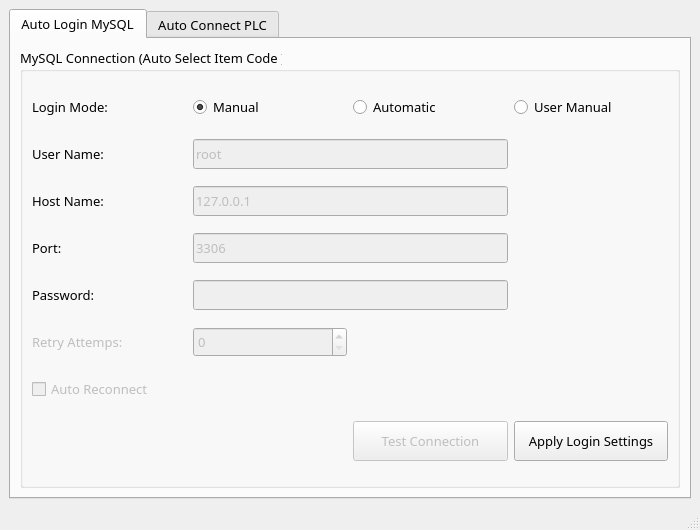
<?xml version="1.0" encoding="UTF-8"?>
<ui version="4.0">
 <class>MainWindow</class>
 <widget class="QMainWindow" name="MainWindow">
  <property name="geometry">
   <rect>
    <x>0</x>
    <y>0</y>
    <width>700</width>
    <height>530</height>
   </rect>
  </property>
  <property name="windowTitle">
   <string>Auto Initialization</string>
  </property>
  <property name="windowIcon">
   <iconset>
    <normaloff>../module_3/assert/icon/operation.png</normaloff>../module_3/assert/icon/operation.png</iconset>
  </property>
  <widget class="QWidget" name="centralwidget">
   <layout class="QGridLayout" name="gridLayout">
    <item row="0" column="0">
     <widget class="QTabWidget" name="tabWidget">
      <property name="font">
       <font>
        <family>Microsoft Tai Le</family>
        <pointsize>10</pointsize>
       </font>
      </property>
      <property name="tabPosition">
       <enum>QTabWidget::North</enum>
      </property>
      <property name="tabShape">
       <enum>QTabWidget::Rounded</enum>
      </property>
      <property name="currentIndex">
       <number>0</number>
      </property>
      <widget class="QWidget" name="tab">
       <attribute name="title">
        <string>Auto Login MySQL</string>
       </attribute>
       <layout class="QGridLayout" name="gridLayout_3">
        <item row="0" column="0">
         <widget class="QGroupBox" name="groupBox_auto_login">
          <property name="font">
           <font>
            <family>Microsoft Tai Le</family>
            <pointsize>10</pointsize>
           </font>
          </property>
          <property name="title">
           <string>MySQL Connection (Auto Select Item Code )</string>
          </property>
          <layout class="QGridLayout" name="gridLayout_2">
           <item row="1" column="1" colspan="2">
            <widget class="QLineEdit" name="lineEdit_UserName">
             <property name="enabled">
              <bool>false</bool>
             </property>
             <property name="minimumSize">
              <size>
               <width>0</width>
               <height>30</height>
              </size>
             </property>
             <property name="font">
              <font>
               <family>Microsoft Tai Le</family>
               <pointsize>10</pointsize>
              </font>
             </property>
             <property name="text">
              <string>root</string>
             </property>
            </widget>
           </item>
           <item row="4" column="0">
            <widget class="QLabel" name="label_5">
             <property name="minimumSize">
              <size>
               <width>0</width>
               <height>30</height>
              </size>
             </property>
             <property name="maximumSize">
              <size>
               <width>16777215</width>
               <height>16777215</height>
              </size>
             </property>
             <property name="font">
              <font>
               <family>Microsoft Tai Le</family>
               <pointsize>10</pointsize>
              </font>
             </property>
             <property name="text">
              <string>Password:</string>
             </property>
            </widget>
           </item>
           <item row="8" column="2">
            <widget class="QPushButton" name="pushButton_test_connection">
             <property name="enabled">
              <bool>false</bool>
             </property>
             <property name="minimumSize">
              <size>
               <width>0</width>
               <height>40</height>
              </size>
             </property>
             <property name="font">
              <font>
               <family>Microsoft Tai Le</family>
               <pointsize>10</pointsize>
              </font>
             </property>
             <property name="toolTip">
              <string/>
             </property>
             <property name="text">
              <string>Test Connection</string>
             </property>
            </widget>
           </item>
           <item row="6" column="1">
            <widget class="QSpinBox" name="spinBox_retry_attpents">
             <property name="enabled">
              <bool>false</bool>
             </property>
             <property name="minimumSize">
              <size>
               <width>0</width>
               <height>30</height>
              </size>
             </property>
             <property name="font">
              <font>
               <family>Microsoft Tai Le</family>
               <pointsize>10</pointsize>
              </font>
             </property>
            </widget>
           </item>
           <item row="8" column="3">
            <widget class="QPushButton" name="pushButton_apply_login_setting">
             <property name="enabled">
              <bool>true</bool>
             </property>
             <property name="minimumSize">
              <size>
               <width>0</width>
               <height>40</height>
              </size>
             </property>
             <property name="font">
              <font>
               <family>Microsoft Tai Le</family>
               <pointsize>10</pointsize>
              </font>
             </property>
             <property name="text">
              <string>Apply Login Settings</string>
             </property>
            </widget>
           </item>
           <item row="0" column="1">
            <widget class="QRadioButton" name="radioButton_manual_login">
             <property name="enabled">
              <bool>true</bool>
             </property>
             <property name="minimumSize">
              <size>
               <width>0</width>
               <height>30</height>
              </size>
             </property>
             <property name="font">
              <font>
               <family>Microsoft Tai Le</family>
               <pointsize>10</pointsize>
              </font>
             </property>
             <property name="text">
              <string>Manual </string>
             </property>
             <property name="checkable">
              <bool>true</bool>
             </property>
             <property name="checked">
              <bool>true</bool>
             </property>
             <property name="autoRepeat">
              <bool>true</bool>
             </property>
             <property name="autoExclusive">
              <bool>true</bool>
             </property>
            </widget>
           </item>
           <item row="0" column="2">
            <widget class="QRadioButton" name="radioButton_automatic_login">
             <property name="minimumSize">
              <size>
               <width>0</width>
               <height>30</height>
              </size>
             </property>
             <property name="font">
              <font>
               <family>Microsoft Tai Le</family>
               <pointsize>10</pointsize>
              </font>
             </property>
             <property name="text">
              <string>Automatic</string>
             </property>
             <property name="autoRepeat">
              <bool>true</bool>
             </property>
            </widget>
           </item>
           <item row="3" column="0">
            <widget class="QLabel" name="label_4">
             <property name="minimumSize">
              <size>
               <width>0</width>
               <height>30</height>
              </size>
             </property>
             <property name="maximumSize">
              <size>
               <width>16777215</width>
               <height>16777215</height>
              </size>
             </property>
             <property name="font">
              <font>
               <family>Microsoft Tai Le</family>
               <pointsize>10</pointsize>
              </font>
             </property>
             <property name="text">
              <string>Port:</string>
             </property>
            </widget>
           </item>
           <item row="2" column="1" colspan="2">
            <widget class="QLineEdit" name="lineEdit_Host_name">
             <property name="enabled">
              <bool>false</bool>
             </property>
             <property name="minimumSize">
              <size>
               <width>0</width>
               <height>30</height>
              </size>
             </property>
             <property name="font">
              <font>
               <family>Microsoft Tai Le</family>
               <pointsize>10</pointsize>
              </font>
             </property>
             <property name="text">
              <string>127.0.0.1</string>
             </property>
            </widget>
           </item>
           <item row="6" column="0">
            <widget class="QLabel" name="label_6">
             <property name="enabled">
              <bool>false</bool>
             </property>
             <property name="minimumSize">
              <size>
               <width>0</width>
               <height>30</height>
              </size>
             </property>
             <property name="font">
              <font>
               <family>Microsoft Tai Le</family>
               <pointsize>10</pointsize>
              </font>
             </property>
             <property name="text">
              <string>Retry Attemps:</string>
             </property>
            </widget>
           </item>
           <item row="4" column="1" colspan="2">
            <widget class="QLineEdit" name="lineEdit_password">
             <property name="enabled">
              <bool>false</bool>
             </property>
             <property name="minimumSize">
              <size>
               <width>0</width>
               <height>30</height>
              </size>
             </property>
             <property name="font">
              <font>
               <family>Microsoft Tai Le</family>
               <pointsize>10</pointsize>
              </font>
             </property>
             <property name="text">
              <string/>
             </property>
             <property name="echoMode">
              <enum>QLineEdit::Password</enum>
             </property>
            </widget>
           </item>
           <item row="0" column="0">
            <widget class="QLabel" name="label">
             <property name="minimumSize">
              <size>
               <width>0</width>
               <height>30</height>
              </size>
             </property>
             <property name="maximumSize">
              <size>
               <width>16777215</width>
               <height>16777215</height>
              </size>
             </property>
             <property name="font">
              <font>
               <family>Microsoft Tai Le</family>
               <pointsize>10</pointsize>
              </font>
             </property>
             <property name="text">
              <string>Login Mode:</string>
             </property>
            </widget>
           </item>
           <item row="1" column="0">
            <widget class="QLabel" name="label_2">
             <property name="minimumSize">
              <size>
               <width>0</width>
               <height>30</height>
              </size>
             </property>
             <property name="maximumSize">
              <size>
               <width>16777215</width>
               <height>16777215</height>
              </size>
             </property>
             <property name="font">
              <font>
               <family>Microsoft Tai Le</family>
               <pointsize>10</pointsize>
              </font>
             </property>
             <property name="text">
              <string>User Name:</string>
             </property>
            </widget>
           </item>
           <item row="3" column="1" colspan="2">
            <widget class="QLineEdit" name="lineEdit_port">
             <property name="enabled">
              <bool>false</bool>
             </property>
             <property name="minimumSize">
              <size>
               <width>0</width>
               <height>30</height>
              </size>
             </property>
             <property name="font">
              <font>
               <family>Microsoft Tai Le</family>
               <pointsize>10</pointsize>
              </font>
             </property>
             <property name="text">
              <string>3306</string>
             </property>
            </widget>
           </item>
           <item row="2" column="0">
            <widget class="QLabel" name="label_3">
             <property name="minimumSize">
              <size>
               <width>0</width>
               <height>30</height>
              </size>
             </property>
             <property name="maximumSize">
              <size>
               <width>16777215</width>
               <height>16777215</height>
              </size>
             </property>
             <property name="font">
              <font>
               <family>Microsoft Tai Le</family>
               <pointsize>10</pointsize>
              </font>
             </property>
             <property name="text">
              <string>Host Name:</string>
             </property>
            </widget>
           </item>
           <item row="0" column="3">
            <widget class="QRadioButton" name="radioButton_user_manual_login">
             <property name="enabled">
              <bool>true</bool>
             </property>
             <property name="minimumSize">
              <size>
               <width>0</width>
               <height>30</height>
              </size>
             </property>
             <property name="font">
              <font>
               <family>Microsoft Tai Le</family>
               <pointsize>10</pointsize>
              </font>
             </property>
             <property name="text">
              <string>User Manual</string>
             </property>
             <property name="checked">
              <bool>false</bool>
             </property>
            </widget>
           </item>
           <item row="7" column="0">
            <widget class="QCheckBox" name="checkBox_auto_connect_on_disconnect">
             <property name="enabled">
              <bool>false</bool>
             </property>
             <property name="minimumSize">
              <size>
               <width>0</width>
               <height>30</height>
              </size>
             </property>
             <property name="font">
              <font>
               <family>Microsoft Tai Le</family>
               <pointsize>10</pointsize>
              </font>
             </property>
             <property name="text">
              <string>Auto Reconnect</string>
             </property>
            </widget>
           </item>
          </layout>
         </widget>
        </item>
       </layout>
      </widget>
      <widget class="QWidget" name="tab_2">
       <attribute name="title">
        <string>Auto Connect PLC</string>
       </attribute>
       <layout class="QGridLayout" name="gridLayout_4">
        <item row="0" column="0">
         <widget class="QGroupBox" name="groupBox_plc_connection">
          <property name="enabled">
           <bool>false</bool>
          </property>
          <property name="title">
           <string>PLC Connection(Auto connect PLC from mode init )</string>
          </property>
          <layout class="QGridLayout" name="gridLayout_7">
           <item row="3" column="1">
            <widget class="QComboBox" name="comboBox_connection_type_2">
             <property name="minimumSize">
              <size>
               <width>0</width>
               <height>30</height>
              </size>
             </property>
             <property name="maximumSize">
              <size>
               <width>120</width>
               <height>16777215</height>
              </size>
             </property>
             <item>
              <property name="text">
               <string>ENTHERNET</string>
              </property>
             </item>
            </widget>
           </item>
           <item row="9" column="0" colspan="6">
            <widget class="QWidget" name="widget_3" native="true">
             <property name="maximumSize">
              <size>
               <width>16777215</width>
               <height>16777215</height>
              </size>
             </property>
             <layout class="QGridLayout" name="gridLayout_6">
              <item row="1" column="3">
               <widget class="QPushButton" name="pushButton_apply_ip_add_setting_2">
                <property name="minimumSize">
                 <size>
                  <width>0</width>
                  <height>40</height>
                 </size>
                </property>
                <property name="text">
                 <string>Apply Login Settings</string>
                </property>
               </widget>
              </item>
              <item row="1" column="1">
               <widget class="QPushButton" name="pushButton_test_connection_3">
                <property name="minimumSize">
                 <size>
                  <width>0</width>
                  <height>40</height>
                 </size>
                </property>
                <property name="text">
                 <string>Test Connection</string>
                </property>
               </widget>
              </item>
              <item row="1" column="0">
               <widget class="QPushButton" name="pushButton">
                <property name="minimumSize">
                 <size>
                  <width>0</width>
                  <height>40</height>
                 </size>
                </property>
                <property name="text">
                 <string>Advanced Network Settings</string>
                </property>
               </widget>
              </item>
             </layout>
            </widget>
           </item>
           <item row="5" column="0">
            <widget class="QLabel" name="label_17">
             <property name="minimumSize">
              <size>
               <width>0</width>
               <height>30</height>
              </size>
             </property>
             <property name="text">
              <string>PORT:</string>
             </property>
             <property name="alignment">
              <set>Qt::AlignLeading|Qt::AlignLeft|Qt::AlignVCenter</set>
             </property>
            </widget>
           </item>
           <item row="6" column="2">
            <widget class="QPushButton" name="pushButton_get_local_ip_2">
             <property name="minimumSize">
              <size>
               <width>0</width>
               <height>35</height>
              </size>
             </property>
             <property name="text">
              <string>Get Address</string>
             </property>
            </widget>
           </item>
           <item row="0" column="1">
            <widget class="QRadioButton" name="radioButton_automatic_plc_2">
             <property name="minimumSize">
              <size>
               <width>0</width>
               <height>30</height>
              </size>
             </property>
             <property name="layoutDirection">
              <enum>Qt::LeftToRight</enum>
             </property>
             <property name="text">
              <string>Automatic</string>
             </property>
            </widget>
           </item>
           <item row="2" column="1">
            <widget class="QComboBox" name="comboBox">
             <property name="minimumSize">
              <size>
               <width>0</width>
               <height>30</height>
              </size>
             </property>
             <property name="maximumSize">
              <size>
               <width>120</width>
               <height>16777215</height>
              </size>
             </property>
             <item>
              <property name="text">
               <string>KEYENCE</string>
              </property>
             </item>
             <item>
              <property name="text">
               <string>OMRON</string>
              </property>
             </item>
             <item>
              <property name="text">
               <string>MITSHUBISHI</string>
              </property>
             </item>
            </widget>
           </item>
           <item row="7" column="0">
            <widget class="QLabel" name="label_14">
             <property name="minimumSize">
              <size>
               <width>0</width>
               <height>30</height>
              </size>
             </property>
             <property name="text">
              <string>Retry Attemps:</string>
             </property>
            </widget>
           </item>
           <item row="8" column="0">
            <widget class="QCheckBox" name="checkBox_2">
             <property name="minimumSize">
              <size>
               <width>0</width>
               <height>30</height>
              </size>
             </property>
             <property name="text">
              <string>Auto Reconnect</string>
             </property>
            </widget>
           </item>
           <item row="7" column="1">
            <widget class="QSpinBox" name="spinBox_2">
             <property name="minimumSize">
              <size>
               <width>0</width>
               <height>30</height>
              </size>
             </property>
             <property name="maximumSize">
              <size>
               <width>60</width>
               <height>16777215</height>
              </size>
             </property>
            </widget>
           </item>
           <item row="5" column="1">
            <widget class="QLineEdit" name="lineEdit_port_3">
             <property name="minimumSize">
              <size>
               <width>0</width>
               <height>30</height>
              </size>
             </property>
             <property name="maximumSize">
              <size>
               <width>120</width>
               <height>16777215</height>
              </size>
             </property>
             <property name="text">
              <string/>
             </property>
             <property name="alignment">
              <set>Qt::AlignCenter</set>
             </property>
            </widget>
           </item>
           <item row="4" column="0">
            <widget class="QLabel" name="label_16">
             <property name="minimumSize">
              <size>
               <width>0</width>
               <height>30</height>
              </size>
             </property>
             <property name="text">
              <string>IP Address:</string>
             </property>
            </widget>
           </item>
           <item row="3" column="0">
            <widget class="QLabel" name="label_18">
             <property name="minimumSize">
              <size>
               <width>0</width>
               <height>30</height>
              </size>
             </property>
             <property name="text">
              <string>Connection Type:</string>
             </property>
            </widget>
           </item>
           <item row="1" column="1">
            <widget class="QRadioButton" name="radioButton_manul_plc_2">
             <property name="minimumSize">
              <size>
               <width>0</width>
               <height>30</height>
              </size>
             </property>
             <property name="layoutDirection">
              <enum>Qt::LeftToRight</enum>
             </property>
             <property name="text">
              <string>Manual</string>
             </property>
             <property name="checked">
              <bool>true</bool>
             </property>
            </widget>
           </item>
           <item row="2" column="0">
            <widget class="QLabel" name="label_7">
             <property name="minimumSize">
              <size>
               <width>0</width>
               <height>30</height>
              </size>
             </property>
             <property name="text">
              <string>PLC Module:</string>
             </property>
            </widget>
           </item>
           <item row="4" column="1">
            <layout class="QGridLayout" name="gridLayout_5">
             <item row="0" column="3">
              <widget class="QLabel" name="label_8">
               <property name="font">
                <font>
                 <family>Microsoft Tai Le</family>
                 <pointsize>10</pointsize>
                 <weight>75</weight>
                 <bold>true</bold>
                </font>
               </property>
               <property name="text">
                <string>.</string>
               </property>
              </widget>
             </item>
             <item row="0" column="1">
              <widget class="QLabel" name="label_9">
               <property name="font">
                <font>
                 <family>Microsoft Tai Le</family>
                 <pointsize>10</pointsize>
                 <weight>75</weight>
                 <bold>true</bold>
                </font>
               </property>
               <property name="text">
                <string>.</string>
               </property>
              </widget>
             </item>
             <item row="0" column="2">
              <widget class="QLineEdit" name="lineEdit_ip_2">
               <property name="maxLength">
                <number>3</number>
               </property>
               <property name="alignment">
                <set>Qt::AlignCenter</set>
               </property>
              </widget>
             </item>
             <item row="0" column="4">
              <widget class="QLineEdit" name="lineEdit_ip_3">
               <property name="maxLength">
                <number>3</number>
               </property>
               <property name="alignment">
                <set>Qt::AlignCenter</set>
               </property>
              </widget>
             </item>
             <item row="0" column="5">
              <widget class="QLabel" name="label_10">
               <property name="font">
                <font>
                 <family>Microsoft Tai Le</family>
                 <pointsize>10</pointsize>
                 <weight>75</weight>
                 <bold>true</bold>
                </font>
               </property>
               <property name="text">
                <string>.</string>
               </property>
              </widget>
             </item>
             <item row="0" column="0">
              <widget class="QLineEdit" name="lineEdit_ip_1">
               <property name="maxLength">
                <number>3</number>
               </property>
               <property name="alignment">
                <set>Qt::AlignCenter</set>
               </property>
              </widget>
             </item>
             <item row="0" column="6">
              <widget class="QLineEdit" name="lineEdit_ip_4">
               <property name="maxLength">
                <number>3</number>
               </property>
               <property name="alignment">
                <set>Qt::AlignCenter</set>
               </property>
              </widget>
             </item>
            </layout>
           </item>
           <item row="6" column="0">
            <widget class="QLabel" name="label_13">
             <property name="minimumSize">
              <size>
               <width>0</width>
               <height>30</height>
              </size>
             </property>
             <property name="text">
              <string>Local IP Address:</string>
             </property>
            </widget>
           </item>
           <item row="0" column="0" rowspan="2">
            <widget class="QLabel" name="label_15">
             <property name="minimumSize">
              <size>
               <width>0</width>
               <height>30</height>
              </size>
             </property>
             <property name="text">
              <string>Connection  Mode:</string>
             </property>
            </widget>
           </item>
           <item row="6" column="1">
            <layout class="QGridLayout" name="gridLayout_9">
             <item row="0" column="3">
              <widget class="QLabel" name="label_20">
               <property name="font">
                <font>
                 <family>Microsoft Tai Le</family>
                 <pointsize>10</pointsize>
                 <weight>75</weight>
                 <bold>true</bold>
                </font>
               </property>
               <property name="text">
                <string>.</string>
               </property>
              </widget>
             </item>
             <item row="0" column="1">
              <widget class="QLabel" name="label_21">
               <property name="font">
                <font>
                 <family>Microsoft Tai Le</family>
                 <pointsize>10</pointsize>
                 <weight>75</weight>
                 <bold>true</bold>
                </font>
               </property>
               <property name="text">
                <string>.</string>
               </property>
              </widget>
             </item>
             <item row="0" column="2">
              <widget class="QLineEdit" name="lineEdit_ip_local_2">
               <property name="maxLength">
                <number>3</number>
               </property>
               <property name="alignment">
                <set>Qt::AlignCenter</set>
               </property>
              </widget>
             </item>
             <item row="0" column="4">
              <widget class="QLineEdit" name="lineEdit_ip_local_3">
               <property name="maxLength">
                <number>3</number>
               </property>
               <property name="alignment">
                <set>Qt::AlignCenter</set>
               </property>
              </widget>
             </item>
             <item row="0" column="5">
              <widget class="QLabel" name="label_22">
               <property name="font">
                <font>
                 <family>Microsoft Tai Le</family>
                 <pointsize>10</pointsize>
                 <weight>75</weight>
                 <bold>true</bold>
                </font>
               </property>
               <property name="text">
                <string>.</string>
               </property>
              </widget>
             </item>
             <item row="0" column="0">
              <widget class="QLineEdit" name="lineEdit_ip_local_1">
               <property name="maxLength">
                <number>3</number>
               </property>
               <property name="alignment">
                <set>Qt::AlignCenter</set>
               </property>
              </widget>
             </item>
             <item row="0" column="6">
              <widget class="QLineEdit" name="lineEdit_ip_local_4">
               <property name="maxLength">
                <number>3</number>
               </property>
               <property name="alignment">
                <set>Qt::AlignCenter</set>
               </property>
              </widget>
             </item>
            </layout>
           </item>
          </layout>
         </widget>
        </item>
       </layout>
      </widget>
     </widget>
    </item>
   </layout>
  </widget>
  <widget class="QMenuBar" name="menubar">
   <property name="geometry">
    <rect>
     <x>0</x>
     <y>0</y>
     <width>700</width>
     <height>21</height>
    </rect>
   </property>
  </widget>
  <widget class="QStatusBar" name="statusbar"/>
 </widget>
 <resources/>
 <connections>
  <connection>
   <sender>radioButton_user_manual_login</sender>
   <signal>clicked(bool)</signal>
   <receiver>lineEdit_UserName</receiver>
   <slot>setEnabled(bool)</slot>
   <hints>
    <hint type="sourcelabel">
     <x>545</x>
     <y>92</y>
    </hint>
    <hint type="destinationlabel">
     <x>319</x>
     <y>116</y>
    </hint>
   </hints>
  </connection>
  <connection>
   <sender>radioButton_user_manual_login</sender>
   <signal>clicked(bool)</signal>
   <receiver>lineEdit_Host_name</receiver>
   <slot>setEnabled(bool)</slot>
   <hints>
    <hint type="sourcelabel">
     <x>545</x>
     <y>92</y>
    </hint>
    <hint type="destinationlabel">
     <x>319</x>
     <y>142</y>
    </hint>
   </hints>
  </connection>
  <connection>
   <sender>radioButton_user_manual_login</sender>
   <signal>clicked(bool)</signal>
   <receiver>lineEdit_port</receiver>
   <slot>setEnabled(bool)</slot>
   <hints>
    <hint type="sourcelabel">
     <x>545</x>
     <y>92</y>
    </hint>
    <hint type="destinationlabel">
     <x>319</x>
     <y>168</y>
    </hint>
   </hints>
  </connection>
  <connection>
   <sender>radioButton_user_manual_login</sender>
   <signal>clicked(bool)</signal>
   <receiver>lineEdit_password</receiver>
   <slot>setEnabled(bool)</slot>
   <hints>
    <hint type="sourcelabel">
     <x>545</x>
     <y>92</y>
    </hint>
    <hint type="destinationlabel">
     <x>319</x>
     <y>194</y>
    </hint>
   </hints>
  </connection>
  <connection>
   <sender>radioButton_user_manual_login</sender>
   <signal>clicked(bool)</signal>
   <receiver>pushButton_test_connection</receiver>
   <slot>setEnabled(bool)</slot>
   <hints>
    <hint type="sourcelabel">
     <x>545</x>
     <y>92</y>
    </hint>
    <hint type="destinationlabel">
     <x>388</x>
     <y>271</y>
    </hint>
   </hints>
  </connection>
  <connection>
   <sender>radioButton_automatic_login</sender>
   <signal>clicked(bool)</signal>
   <receiver>lineEdit_UserName</receiver>
   <slot>setDisabled(bool)</slot>
   <hints>
    <hint type="sourcelabel">
     <x>388</x>
     <y>92</y>
    </hint>
    <hint type="destinationlabel">
     <x>319</x>
     <y>116</y>
    </hint>
   </hints>
  </connection>
  <connection>
   <sender>radioButton_manual_login</sender>
   <signal>clicked(bool)</signal>
   <receiver>lineEdit_UserName</receiver>
   <slot>setDisabled(bool)</slot>
   <hints>
    <hint type="sourcelabel">
     <x>231</x>
     <y>92</y>
    </hint>
    <hint type="destinationlabel">
     <x>319</x>
     <y>116</y>
    </hint>
   </hints>
  </connection>
  <connection>
   <sender>radioButton_manual_login</sender>
   <signal>clicked(bool)</signal>
   <receiver>lineEdit_Host_name</receiver>
   <slot>setDisabled(bool)</slot>
   <hints>
    <hint type="sourcelabel">
     <x>231</x>
     <y>92</y>
    </hint>
    <hint type="destinationlabel">
     <x>319</x>
     <y>142</y>
    </hint>
   </hints>
  </connection>
  <connection>
   <sender>radioButton_manual_login</sender>
   <signal>clicked(bool)</signal>
   <receiver>lineEdit_port</receiver>
   <slot>setDisabled(bool)</slot>
   <hints>
    <hint type="sourcelabel">
     <x>231</x>
     <y>92</y>
    </hint>
    <hint type="destinationlabel">
     <x>319</x>
     <y>168</y>
    </hint>
   </hints>
  </connection>
  <connection>
   <sender>radioButton_manual_login</sender>
   <signal>clicked(bool)</signal>
   <receiver>lineEdit_password</receiver>
   <slot>setDisabled(bool)</slot>
   <hints>
    <hint type="sourcelabel">
     <x>231</x>
     <y>92</y>
    </hint>
    <hint type="destinationlabel">
     <x>319</x>
     <y>194</y>
    </hint>
   </hints>
  </connection>
  <connection>
   <sender>radioButton_manual_login</sender>
   <signal>clicked(bool)</signal>
   <receiver>pushButton_test_connection</receiver>
   <slot>setDisabled(bool)</slot>
   <hints>
    <hint type="sourcelabel">
     <x>231</x>
     <y>92</y>
    </hint>
    <hint type="destinationlabel">
     <x>388</x>
     <y>271</y>
    </hint>
   </hints>
  </connection>
  <connection>
   <sender>radioButton_automatic_login</sender>
   <signal>clicked(bool)</signal>
   <receiver>pushButton_test_connection</receiver>
   <slot>setDisabled(bool)</slot>
   <hints>
    <hint type="sourcelabel">
     <x>388</x>
     <y>92</y>
    </hint>
    <hint type="destinationlabel">
     <x>388</x>
     <y>271</y>
    </hint>
   </hints>
  </connection>
  <connection>
   <sender>radioButton_automatic_login</sender>
   <signal>clicked(bool)</signal>
   <receiver>lineEdit_password</receiver>
   <slot>setDisabled(bool)</slot>
   <hints>
    <hint type="sourcelabel">
     <x>388</x>
     <y>92</y>
    </hint>
    <hint type="destinationlabel">
     <x>319</x>
     <y>194</y>
    </hint>
   </hints>
  </connection>
  <connection>
   <sender>radioButton_automatic_login</sender>
   <signal>clicked(bool)</signal>
   <receiver>lineEdit_port</receiver>
   <slot>setDisabled(bool)</slot>
   <hints>
    <hint type="sourcelabel">
     <x>388</x>
     <y>92</y>
    </hint>
    <hint type="destinationlabel">
     <x>319</x>
     <y>168</y>
    </hint>
   </hints>
  </connection>
  <connection>
   <sender>radioButton_automatic_login</sender>
   <signal>clicked(bool)</signal>
   <receiver>lineEdit_Host_name</receiver>
   <slot>setDisabled(bool)</slot>
   <hints>
    <hint type="sourcelabel">
     <x>388</x>
     <y>92</y>
    </hint>
    <hint type="destinationlabel">
     <x>319</x>
     <y>142</y>
    </hint>
   </hints>
  </connection>
 </connections>
</ui>
